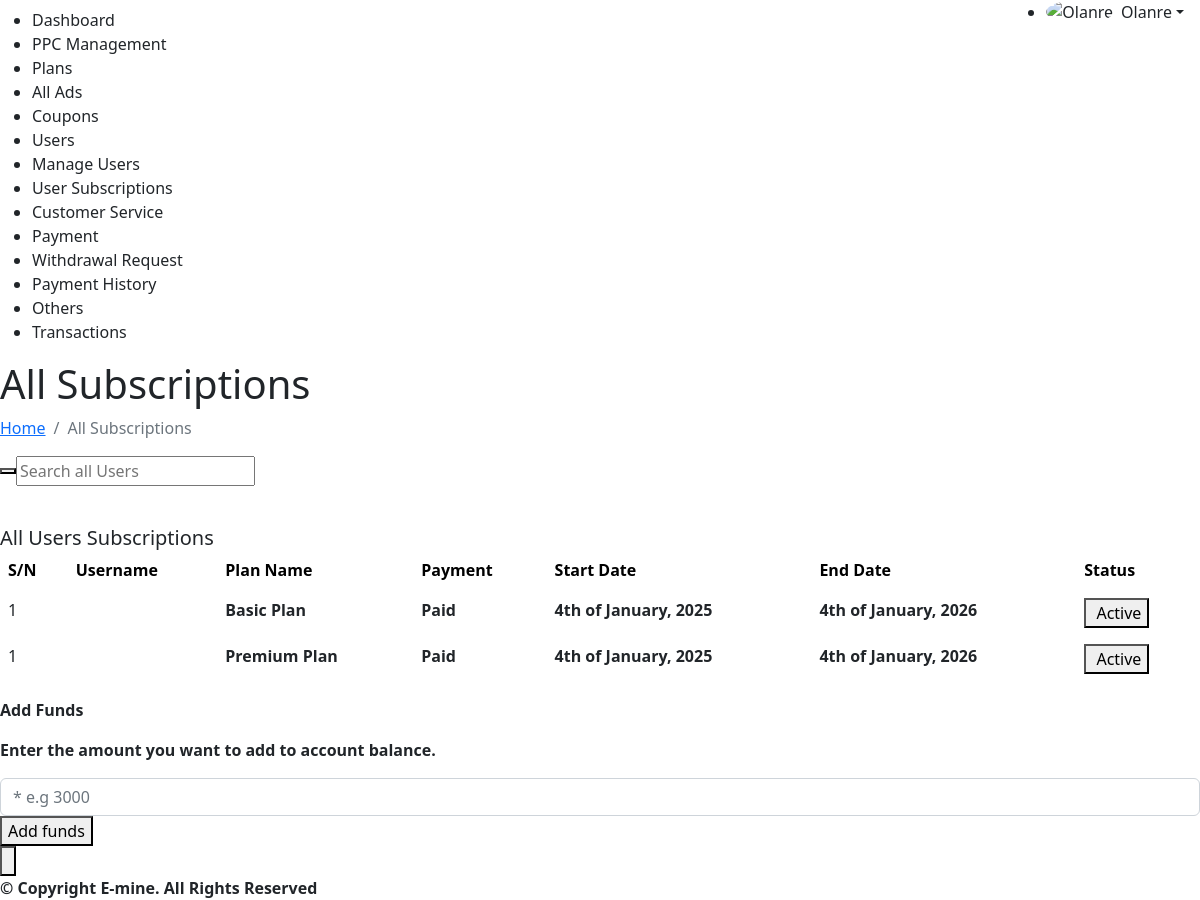
The page /admin/user-subscriptions.php (signed in) on the database its author committed.
### tables this page shows
CREATE TABLE `user_subscriptions` (
  `user_subscription_id` int(11) NOT NULL,
  `user_id` int(11) NOT NULL,
  `subscription_id` int(11) NOT NULL,
  `start_date` datetime DEFAULT current_timestamp(),
  `end_date` datetime NOT NULL,
  `status` enum('active','expired','cancelled') NOT NULL DEFAULT 'active',
  `payment_status` varchar(50) NOT NULL DEFAULT 'paid'
);

CREATE TABLE `subscriptions` (
  `subscription_id` int(11) NOT NULL,
  `plan_name` varchar(255) NOT NULL,
  `price` decimal(10,2) NOT NULL,
  `duration_months` int(11) NOT NULL,
  `daily_income` int(11) NOT NULL,
  `total_income` int(11) NOT NULL,
  `purchase_limit` int(11) NOT NULL,
  `status` enum('active','inactive') NOT NULL DEFAULT 'active',
  `created_at` datetime DEFAULT current_timestamp(),
  `updated_at` datetime DEFAULT current_timestamp() ON UPDATE current_timestamp()
);

### admin/config/PPC.php (called while the page is built, shortened)
<?php
    require_once("function.php");
    class PPCPlan {
        private $db;
        public function __construct() {
            global $db;
            $this->db = $db;
        }
        public function getAllUserSubscriptions() {
            $sql = "SELECT * FROM `user_subscriptions` ORDER BY USER_SUBSCRIPTION_ID";
            $stmt = $this->db->query($sql);
            return $stmt->fetchAll(PDO::FETCH_ASSOC);
        }
        public function getPlanName($plan_id) {
            $sql = "SELECT * FROM `subscriptions` WHERE `subscription_id` = :plan_id";
            $stmt = $this->db->prepare($sql);
            $stmt->execute([':plan_id' => $plan_id]);
            return $stmt->fetch(PDO::FETCH_ASSOC)["plan_name"];
        }
    }

### admin/config/function.php (called while the page is built, shortened)
<?php
    function format_Date($date) {
        $date = explode(" ", $date);
        $time  = explode(":", $date[1]);
        if ($time[0] < 12) {
            $hour = $time[0] - 12;
        } else {
            $time = $time[0] . ":" . $time[1] . "am";
        }
        $date = explode("-", $date[0]);
        if (($date[2] == 1) || ($date[2] == 11) || ($date[2] == 21) || ($date[2] == 31)) {
            $date[2] =  (int) $date[2] . "st";
        } elseif (($date[2] == 2) || ($date[2] == 22)) {
            $date[2] =  (int) $date[2] . "nd";
        } elseif (($date[2] == 3) || $date[2] == 23) {
            $date[2] = (int) $date[2] . "rd";
        }  else {
            $date[2] = (int) $date[2] . "th";
        }
        $monthName   = DateTime::createFromFormat('!m', $date[1]);
        $monthName = $monthName->format('F');
        $date =  $date[2] . " of " . $monthName . ", " . $date[0];
        return $date;
    }
?>

### admin/user-subscriptions.php (the view, shortened to what this page needs)
<?php
	require_once("config/function.php");
	require_once("layout/admin-header.php");?>
	<main id="main" class="main">
		<section class="section dashboard">
			<div class="pagetitle">
				<h1>All Subscriptions</h1>
				<nav>
				  <ol class="breadcrumb">
					<li class="breadcrumb-item"><a href="index.php">Home</a></li>
					<li class="breadcrumb-item active">All Subscriptions</li>
				  </ol>
				</nav>
			</div>
            <div class="search-bar my-3">
				<div class="search-form d-flex align-items-center">
					<button type="submit" title="Search"><i class="bi bi-search"></i></button>
					<input type="text" name="user_query" id="user_query" placeholder="Search all Users" title="Search all Subscriptions...">
				</div>
			</div>
			<div class="row">
				<div class="col-12">
					<div class="row">
						<div class="col-12 mt-4">
							<div class="info-card top-selling overflow-auto">
								<div class="card-body pb-0">
									<div class="flex-between ai-center no-break">
										<h5 class="card-title">All Users Subscriptions</h5>
									</div>
                                    <table class="table table-borderless" id="complaints">
                                        <thead>
                                            <tr>
                                                <th scope="col" style="color: #000;">S/N</th>
                                                <th scope="col" style="color: #000;">Username</th>
                                                <th scope="col" style="color: #000;">Plan Name</th>
                                                <th scope="col" style="color: #000;">Payment</th>
                                                <th scope="col" style="color: #000;">Start Date</th>
                                                <th scope="col" style="color: #000;">End Date</th>
                                                <th scope="col" style="color: #000;">Status</th>
                                            </tr>
                                        </thead>
                                        <tbody id="users_data">
                                            <?php
                                                try {
                                                    global $db;
                                                    require_once("config/PPC.php");
                                                    $PPC = new PPCPlan();
                                                    $subscriptions = $PPC->getAllUserSubscriptions();
                                                    if (count($subscriptions)) {
                                                        foreach ($subscriptions as $subscription): $sn = 1; ?>
                                                            <tr>
                                                                <td><?= $sn ?></td>
                                                                <td scope="row" style="color: #000;"><b><?= ucfirst(get_user_info_by_id($subscription["user_id"])["username"]) ?></b></td>
                                                                <td><b><?= ucfirst($PPC->getPlanName($subscription["subscription_id"])) ?></b></td>
                                                                <td><b>Paid</b></td>
                                                                <td><b><?= format_Date($subscription["start_date"]) ?></b></td>
                                                                <td><b><?= format_Date($subscription["end_date"]) ?></td>
                                                                <td>
                                                                    <?php
                                                                        if ($subscription["status"] == "active") {?>
                                                                            <button class="success-btn mobile-w-fit">
                                                                                <span>Active</span>
                                                                            </button>
                                                                        <?php }
                                                                    ?>
                                                                </td>
                                                            </tr>
                                                        <?php $sn++; endforeach;
                                                    }
                                                } catch (PDOException $e) { echo $e; }
                                            ?>
                                        </tbody>
                                    </table>
								</div>
							</div>
						</div>
                    </div>
				</div>
			</div>
		</section>
	</main>
	   <div id="modal-container">
        <b class="cookies-card">
            <p class="cookie-heading">Add Funds</p>
			<p>Enter the amount you want to add to <b id="user-email"></b> account balance.</p>
            <div>
                <input type="number" id="funds-amount" class="form-control" placeholder="* e.g 3000">
            </div>
            <div class="button-wrapper">
                <button class="accept cookie-button">Add funds</button>
            </div>
            <button class="exit-button">
            </button>
        </div>
	<?php require_once("layout/admin-footer.php");
?>

### rows shown on the page
user_subscriptions: sn "1", subscription.plan_name "Basic Plan", start_date "4th of January, 2025", end_date "4th of January, 2026", status "Active"
user_subscriptions: sn "1", subscription.plan_name "Premium Plan", start_date "4th of January, 2025", end_date "4th of January, 2026", status "Active"

### other values the page prints
$user "Olanre"
